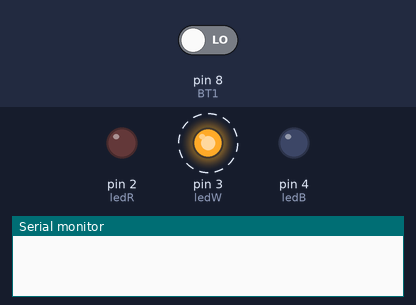
This sketch was run on a simulated Arduino Uno, built with avr-gcc and run on an emulated ATmega328P. On the bench: output pins drawn as LEDs (lit = HIGH), the last lines printed to the serial monitor. Dashed ring = blinking. The test bench sets the inputs (shaded band); at power-on: pin 8 (BT1) LOW.

Above: at 1.65 s.
2.3 s: pin 8 (BT1) driven HIGH
At 3.32 s:
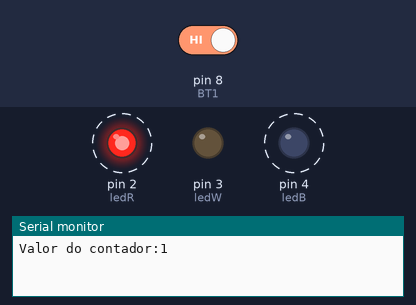
5.7 s: pin 8 (BT1) driven LOW
At 6.4 s:
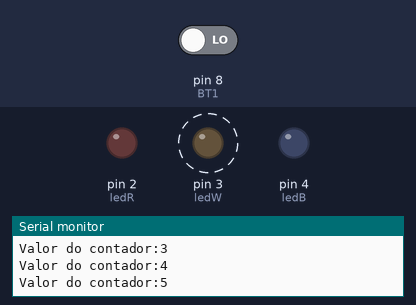
Timing chart, 0 to 15.1 s (numbered marks = the images above; inputs shaded):
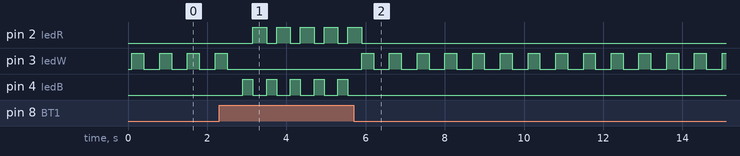

Measured:
- after the input at 2.3 s, pin 2 (ledR): alternates HIGH for 0.35 s and LOW for 0.25 s, starting after 0.85 s; pin 3 (ledW): goes on until 2.5 s, then stays LOW; pin 4 (ledB): alternates HIGH for 0.25 s and LOW for 0.35 s, starting after 0.60 s
- after the input at 5.7 s, pin 2 (ledR): goes on until 5.9 s, then stays LOW; pin 3 (ledW): alternates HIGH for 0.30 s and LOW for 0.40 s, starting after 0.20 s; pin 4 (ledB): stops changing and stays LOW
- by itself, pin 3 (ledW): alternates HIGH for 0.30 s and LOW for 0.40 s

The sketch:

Aula02.ino
```cpp
// Atribui nomes aos pinos de I/O
#define BT1 8
#define BT2 9
#define ledR 2
#define ledW 3
#define ledB 4

bool statusBT1;
int contador;

void setup() {
  // Habilitar comunicação serial (baud rate de 9600 bits/s)
  Serial.begin(9600);
  // Configurar os pinos de I/O:
  pinMode(BT1, INPUT);
  pinMode(BT2, INPUT);
  pinMode(ledR, OUTPUT);
  pinMode(ledW, OUTPUT);
  pinMode(ledB, OUTPUT);
}
/*
Exemplo 1
Botão BT1:
LOW -----> desligado ----> ledW piscará em intervalos de 300ms.
HIGH ---->    ligado ----> ledR e ledB piscarão alternadamente a cada 500ms.
*/
void loop() {

  statusBT1 = digitalRead(BT1);
  delay(100);

  if(statusBT1 == HIGH){
    contador++;
    Serial.print("Valor do contador:");
    Serial.println(contador);
    piscaRB();
  }
  else{
    digitalWrite(ledR, LOW);
    digitalWrite(ledW, HIGH);
    delay(300);
    digitalWrite(ledW, LOW);
    delay(300);
  }
}
void piscaRB(){
    digitalWrite(ledB, HIGH);
    digitalWrite(ledR, LOW);
    delay(250);
    digitalWrite(ledR, HIGH);
    digitalWrite(ledB, LOW);
    delay(250);
  }
```
